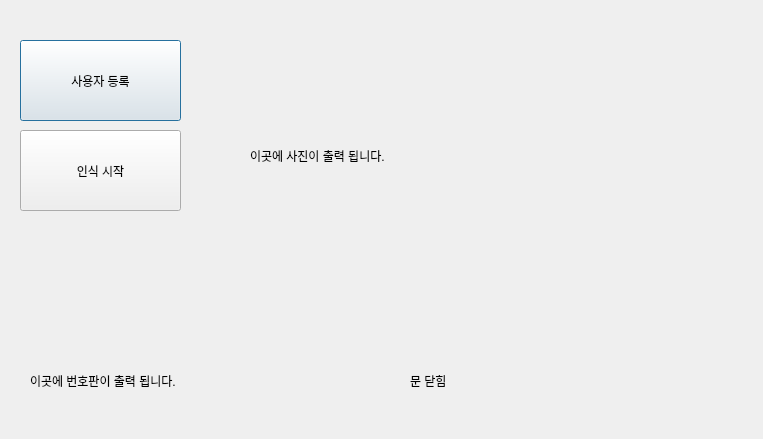
<?xml version="1.0" encoding="UTF-8"?>
<ui version="4.0">
 <class>Dialog</class>
 <widget class="QDialog" name="Dialog">
  <property name="geometry">
   <rect>
    <x>0</x>
    <y>0</y>
    <width>763</width>
    <height>439</height>
   </rect>
  </property>
  <property name="windowTitle">
   <string>Dialog</string>
  </property>
  <widget class="QPushButton" name="btn_1">
   <property name="geometry">
    <rect>
     <x>20</x>
     <y>40</y>
     <width>161</width>
     <height>81</height>
    </rect>
   </property>
   <property name="text">
    <string>사용자 등록</string>
   </property>
  </widget>
  <widget class="QPushButton" name="btn_2">
   <property name="geometry">
    <rect>
     <x>20</x>
     <y>130</y>
     <width>161</width>
     <height>81</height>
    </rect>
   </property>
   <property name="text">
    <string>인식 시작</string>
   </property>
  </widget>
  <widget class="QLabel" name="lbl_picture">
   <property name="geometry">
    <rect>
     <x>250</x>
     <y>20</y>
     <width>481</width>
     <height>271</height>
    </rect>
   </property>
   <property name="text">
    <string>이곳에 사진이 출력 됩니다.</string>
   </property>
  </widget>
  <widget class="QLabel" name="lbl2_picture">
   <property name="geometry">
    <rect>
     <x>30</x>
     <y>350</y>
     <width>261</width>
     <height>61</height>
    </rect>
   </property>
   <property name="text">
    <string>이곳에 번호판이 출력 됩니다.</string>
   </property>
  </widget>
  <widget class="QLabel" name="lbl2_picture_2">
   <property name="geometry">
    <rect>
     <x>410</x>
     <y>350</y>
     <width>261</width>
     <height>61</height>
    </rect>
   </property>
   <property name="text">
    <string>문 닫힘</string>
   </property>
  </widget>
 </widget>
 <resources/>
 <connections/>
</ui>
